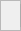
  <widget class="QFrame" name="frame_4">
   <property name="geometry">
    <rect>
     <x>100</x>
     <y>910</y>
     <width>21</width>
     <height>31</height>
    </rect>
   </property>
   <property name="frameShape">
    <enum>QFrame::StyledPanel</enum>
   </property>
   <property name="frameShadow">
    <enum>QFrame::Raised</enum>
   </property>
   <widget class="QPushButton" name="BTN_CLEAR_ALL">
    <property name="geometry">
     <rect>
      <x>10</x>
      <y>290</y>
      <width>91</width>
      <height>31</height>
     </rect>
    </property>
    <property name="font">
     <font>
      <pointsize>7</pointsize>
     </font>
    </property>
    <property name="text">
     <string>Clear All</string>
    </property>
   </widget>
   <widget class="QSpinBox" name="SPIN_INDEX">
    <property name="geometry">
     <rect>
      <x>20</x>
      <y>0</y>
      <width>71</width>
      <height>31</height>
     </rect>
    </property>
    <property name="font">
     <font>
      <pointsize>7</pointsize>
     </font>
    </property>
    <property name="styleSheet">
     <string notr="true"/>
    </property>
    <property name="maximum">
     <number>0</number>
    </property>
   </widget>
   <widget class="QGroupBox" name="GB_CONTROL2">
    <property name="geometry">
     <rect>
      <x>10</x>
      <y>30</y>
      <width>101</width>
      <height>221</height>
     </rect>
    </property>
    <property name="font">
     <font>
      <pointsize>7</pointsize>
     </font>
    </property>
    <property name="autoFillBackground">
     <bool>false</bool>
    </property>
    <property name="styleSheet">
     <string notr="true">QGroupBox {
    border: 2px solid gray;
    border-radius: 5px;
    margin-top: 7px;
}

QGroupBox::title {
    subcontrol-origin: margin;
    left: 8px;
    padding: 0 3px 0 3px;
}

</string>
    </property>
    <property name="title">
     <string>Left</string>
    </property>
    <widget class="QWidget" name="gridLayoutWidget_2">
     <property name="geometry">
      <rect>
       <x>6</x>
       <y>11</y>
       <width>86</width>
       <height>206</height>
      </rect>
     </property>
     <property name="font">
      <font>
       <pointsize>7</pointsize>
      </font>
     </property>
     <layout class="QGridLayout" name="gridLayout_7">
      <item row="4" column="0">
       <widget class="QLabel" name="LB_Y_AXIS_19">
        <property name="sizePolicy">
         <sizepolicy hsizetype="Fixed" vsizetype="Preferred">
          <horstretch>0</horstretch>
          <verstretch>0</verstretch>
         </sizepolicy>
        </property>
        <property name="minimumSize">
         <size>
          <width>40</width>
          <height>0</height>
         </size>
        </property>
        <property name="font">
         <font>
          <pointsize>7</pointsize>
         </font>
        </property>
        <property name="text">
         <string>Roll</string>
        </property>
       </widget>
      </item>
      <item row="2" column="0">
       <widget class="QLabel" name="LB_Y_AXIS_6">
        <property name="sizePolicy">
         <sizepolicy hsizetype="Fixed" vsizetype="Preferred">
          <horstretch>0</horstretch>
          <verstretch>0</verstretch>
         </sizepolicy>
        </property>
        <property name="minimumSize">
         <size>
          <width>40</width>
          <height>0</height>
         </size>
        </property>
        <property name="font">
         <font>
          <pointsize>7</pointsize>
         </font>
        </property>
        <property name="text">
         <string>Z axis</string>
        </property>
       </widget>
      </item>
      <item row="3" column="1">
       <widget class="QLineEdit" name="LE_LEFT_YAW">
        <property name="font">
         <font>
          <pointsize>7</pointsize>
         </font>
        </property>
        <property name="text">
         <string>0</string>
        </property>
       </widget>
      </item>
      <item row="0" column="1">
       <widget class="QLineEdit" name="LE_LEFT_X">
        <property name="font">
         <font>
          <pointsize>7</pointsize>
         </font>
        </property>
        <property name="text">
         <string>0</string>
        </property>
       </widget>
      </item>
      <item row="6" column="1">
       <widget class="QLineEdit" name="LE_LEFT_COM_Z">
        <property name="font">
         <font>
          <pointsize>7</pointsize>
         </font>
        </property>
        <property name="text">
         <string>0</string>
        </property>
       </widget>
      </item>
      <item row="0" column="0">
       <widget class="QLabel" name="LB_X_AXIS">
        <property name="sizePolicy">
         <sizepolicy hsizetype="Fixed" vsizetype="Preferred">
          <horstretch>0</horstretch>
          <verstretch>0</verstretch>
         </sizepolicy>
        </property>
        <property name="minimumSize">
         <size>
          <width>40</width>
          <height>0</height>
         </size>
        </property>
        <property name="font">
         <font>
          <pointsize>7</pointsize>
         </font>
        </property>
        <property name="text">
         <string>X axis</string>
        </property>
       </widget>
      </item>
      <item row="3" column="0">
       <widget class="QLabel" name="LB_Y_AXIS_3">
        <property name="sizePolicy">
         <sizepolicy hsizetype="Fixed" vsizetype="Preferred">
          <horstretch>0</horstretch>
          <verstretch>0</verstretch>
         </sizepolicy>
        </property>
        <property name="minimumSize">
         <size>
          <width>40</width>
          <height>0</height>
         </size>
        </property>
        <property name="font">
         <font>
          <pointsize>7</pointsize>
         </font>
        </property>
        <property name="text">
         <string>Yaw</string>
        </property>
       </widget>
      </item>
      <item row="1" column="1">
       <widget class="QLineEdit" name="LE_LEFT_Y">
        <property name="font">
         <font>
          <pointsize>7</pointsize>
         </font>
        </property>
        <property name="text">
         <string>0.1</string>
        </property>
       </widget>
      </item>
      <item row="2" column="1">
       <widget class="QLineEdit" name="LE_LEFT_Z">
        <property name="font">
         <font>
          <pointsize>7</pointsize>
         </font>
        </property>
        <property name="text">
         <string>0</string>
        </property>
       </widget>
      </item>
      <item row="5" column="0">
       <widget class="QLabel" name="LB_Y_AXIS_20">
        <property name="sizePolicy">
         <sizepolicy hsizetype="Fixed" vsizetype="Preferred">
          <horstretch>0</horstretch>
          <verstretch>0</verstretch>
         </sizepolicy>
        </property>
        <property name="minimumSize">
         <size>
          <width>40</width>
          <height>0</height>
         </size>
        </property>
        <property name="font">
         <font>
          <pointsize>7</pointsize>
         </font>
        </property>
        <property name="text">
         <string>Pitch</string>
        </property>
       </widget>
      </item>
      <item row="6" column="0">
       <widget class="QLabel" name="LB_Y_AXIS_8">
        <property name="sizePolicy">
         <sizepolicy hsizetype="Fixed" vsizetype="Preferred">
          <horstretch>0</horstretch>
          <verstretch>0</verstretch>
         </sizepolicy>
        </property>
        <property name="minimumSize">
         <size>
          <width>40</width>
          <height>0</height>
         </size>
        </property>
        <property name="font">
         <font>
          <pointsize>7</pointsize>
         </font>
        </property>
        <property name="text">
         <string>Com-z</string>
        </property>
       </widget>
      </item>
      <item row="1" column="0">
       <widget class="QLabel" name="LB_Y_AXIS">
        <property name="sizePolicy">
         <sizepolicy hsizetype="Fixed" vsizetype="Preferred">
          <horstretch>0</horstretch>
          <verstretch>0</verstretch>
         </sizepolicy>
        </property>
        <property name="minimumSize">
         <size>
          <width>40</width>
          <height>0</height>
         </size>
        </property>
        <property name="font">
         <font>
          <pointsize>7</pointsize>
         </font>
        </property>
        <property name="text">
         <string>Y axis</string>
        </property>
       </widget>
      </item>
      <item row="4" column="1">
       <widget class="QLineEdit" name="LE_LEFT_ROLL">
        <property name="font">
         <font>
          <pointsize>7</pointsize>
         </font>
        </property>
        <property name="text">
         <string>0</string>
        </property>
       </widget>
      </item>
      <item row="5" column="1">
       <widget class="QLineEdit" name="LE_LEFT_PITCH">
        <property name="font">
         <font>
          <pointsize>7</pointsize>
         </font>
        </property>
        <property name="text">
         <string>0</string>
        </property>
       </widget>
      </item>
     </layout>
    </widget>
   </widget>
   <widget class="QPushButton" name="BTN_ADD">
    <property name="geometry">
     <rect>
      <x>10</x>
      <y>260</y>
      <width>91</width>
      <height>31</height>
     </rect>
    </property>
    <property name="font">
     <font>
      <pointsize>7</pointsize>
     </font>
    </property>
    <property name="text">
     <string>Add</string>
    </property>
   </widget>
   <widget class="QPushButton" name="BTN_DELETE">
    <property name="geometry">
     <rect>
      <x>110</x>
      <y>290</y>
      <width>91</width>
      <height>31</height>
     </rect>
    </property>
    <property name="font">
     <font>
      <pointsize>7</pointsize>
     </font>
    </property>
    <property name="text">
     <string>Delete</string>
    </property>
   </widget>
   <widget class="QPushButton" name="BTN_APPLY">
    <property name="geometry">
     <rect>
      <x>110</x>
      <y>260</y>
      <width>91</width>
      <height>31</height>
     </rect>
    </property>
    <property name="font">
     <font>
      <pointsize>7</pointsize>
     </font>
    </property>
    <property name="text">
     <string>Apply</string>
    </property>
   </widget>
   <widget class="QGroupBox" name="GB_CONTROL2_2">
    <property name="geometry">
     <rect>
      <x>120</x>
      <y>30</y>
      <width>101</width>
      <height>221</height>
     </rect>
    </property>
    <property name="font">
     <font>
      <pointsize>7</pointsize>
     </font>
    </property>
    <property name="autoFillBackground">
     <bool>false</bool>
    </property>
    <property name="styleSheet">
     <string notr="true">QGroupBox {
    border: 2px solid gray;
    border-radius: 5px;
    margin-top: 7px;
}

QGroupBox::title {
    subcontrol-origin: margin;
    left: 8px;
    padding: 0 3px 0 3px;
}

</string>
    </property>
    <property name="title">
     <string>Right</string>
    </property>
    <widget class="QWidget" name="gridLayoutWidget_3">
     <property name="geometry">
      <rect>
       <x>6</x>
       <y>10</y>
       <width>86</width>
       <height>206</height>
      </rect>
     </property>
     <property name="font">
      <font>
       <pointsize>7</pointsize>
      </font>
     </property>
     <layout class="QGridLayout" name="gridLayout_8">
      <item row="0" column="1">
       <widget class="QLineEdit" name="LE_RIGHT_X">
        <property name="font">
         <font>
          <pointsize>7</pointsize>
         </font>
        </property>
        <property name="text">
         <string>0</string>
        </property>
       </widget>
      </item>
      <item row="1" column="1">
       <widget class="QLineEdit" name="LE_RIGHT_Y">
        <property name="font">
         <font>
          <pointsize>7</pointsize>
         </font>
        </property>
        <property name="text">
         <string>0.1</string>
        </property>
       </widget>
      </item>
      <item row="0" column="0">
       <widget class="QLabel" name="LB_X_AXIS_2">
        <property name="sizePolicy">
         <sizepolicy hsizetype="Fixed" vsizetype="Preferred">
          <horstretch>0</horstretch>
          <verstretch>0</verstretch>
         </sizepolicy>
        </property>
        <property name="minimumSize">
         <size>
          <width>40</width>
          <height>0</height>
         </size>
        </property>
        <property name="font">
         <font>
          <pointsize>7</pointsize>
         </font>
        </property>
        <property name="text">
         <string>X axis</string>
        </property>
       </widget>
      </item>
      <item row="1" column="0">
       <widget class="QLabel" name="LB_Y_AXIS_2">
        <property name="sizePolicy">
         <sizepolicy hsizetype="Fixed" vsizetype="Preferred">
          <horstretch>0</horstretch>
          <verstretch>0</verstretch>
         </sizepolicy>
        </property>
        <property name="minimumSize">
         <size>
          <width>40</width>
          <height>0</height>
         </size>
        </property>
        <property name="font">
         <font>
          <pointsize>7</pointsize>
         </font>
        </property>
        <property name="text">
         <string>Y axis</string>
        </property>
       </widget>
      </item>
      <item row="3" column="0">
       <widget class="QLabel" name="LB_Y_AXIS_4">
        <property name="sizePolicy">
         <sizepolicy hsizetype="Fixed" vsizetype="Preferred">
          <horstretch>0</horstretch>
          <verstretch>0</verstretch>
         </sizepolicy>
        </property>
        <property name="minimumSize">
         <size>
          <width>40</width>
          <height>0</height>
         </size>
        </property>
        <property name="font">
         <font>
          <pointsize>7</pointsize>
         </font>
        </property>
        <property name="text">
         <string>Yaw</string>
        </property>
       </widget>
      </item>
      <item row="3" column="1">
       <widget class="QLineEdit" name="LE_RIGHT_YAW">
        <property name="font">
         <font>
          <pointsize>7</pointsize>
         </font>
        </property>
        <property name="text">
         <string>0</string>
        </property>
       </widget>
      </item>
      <item row="2" column="0">
       <widget class="QLabel" name="LB_Y_AXIS_7">
        <property name="sizePolicy">
         <sizepolicy hsizetype="Fixed" vsizetype="Preferred">
          <horstretch>0</horstretch>
          <verstretch>0</verstretch>
         </sizepolicy>
        </property>
        <property name="minimumSize">
         <size>
          <width>40</width>
          <height>0</height>
         </size>
        </property>
        <property name="font">
         <font>
          <pointsize>7</pointsize>
         </font>
        </property>
        <property name="text">
         <string>Z axis</string>
        </property>
       </widget>
      </item>
      <item row="2" column="1">
       <widget class="QLineEdit" name="LE_RIGHT_Z">
        <property name="font">
         <font>
          <pointsize>7</pointsize>
         </font>
        </property>
        <property name="text">
         <string>0</string>
        </property>
       </widget>
      </item>
      <item row="5" column="0">
       <widget class="QLabel" name="LB_Y_AXIS_21">
        <property name="sizePolicy">
         <sizepolicy hsizetype="Fixed" vsizetype="Preferred">
          <horstretch>0</horstretch>
          <verstretch>0</verstretch>
         </sizepolicy>
        </property>
        <property name="minimumSize">
         <size>
          <width>40</width>
          <height>0</height>
         </size>
        </property>
        <property name="font">
         <font>
          <pointsize>7</pointsize>
         </font>
        </property>
        <property name="text">
         <string>Pitch</string>
        </property>
       </widget>
      </item>
      <item row="4" column="0">
       <widget class="QLabel" name="LB_Y_AXIS_22">
        <property name="sizePolicy">
         <sizepolicy hsizetype="Fixed" vsizetype="Preferred">
          <horstretch>0</horstretch>
          <verstretch>0</verstretch>
         </sizepolicy>
        </property>
        <property name="minimumSize">
         <size>
          <width>40</width>
          <height>0</height>
         </size>
        </property>
        <property name="font">
         <font>
          <pointsize>7</pointsize>
         </font>
        </property>
        <property name="text">
         <string>Roll</string>
        </property>
       </widget>
      </item>
      <item row="6" column="0">
       <widget class="QLabel" name="LB_Y_AXIS_9">
        <property name="sizePolicy">
         <sizepolicy hsizetype="Fixed" vsizetype="Preferred">
          <horstretch>0</horstretch>
          <verstretch>0</verstretch>
         </sizepolicy>
        </property>
        <property name="minimumSize">
         <size>
          <width>40</width>
          <height>0</height>
         </size>
        </property>
        <property name="font">
         <font>
          <pointsize>7</pointsize>
         </font>
        </property>
        <property name="text">
         <string>Com-z</string>
        </property>
       </widget>
      </item>
      <item row="6" column="1">
       <widget class="QLineEdit" name="LE_RIGHT_COM_Z">
        <property name="font">
         <font>
          <pointsize>7</pointsize>
         </font>
        </property>
        <property name="text">
         <string>0</string>
        </property>
       </widget>
      </item>
      <item row="4" column="1">
       <widget class="QLineEdit" name="LE_RIGHT_ROLL">
        <property name="font">
         <font>
          <pointsize>7</pointsize>
         </font>
        </property>
        <property name="text">
         <string>0</string>
        </property>
       </widget>
      </item>
      <item row="5" column="1">
       <widget class="QLineEdit" name="LE_RIGHT_PITCH">
        <property name="font">
         <font>
          <pointsize>7</pointsize>
         </font>
        </property>
        <property name="text">
         <string>0</string>
        </property>
       </widget>
      </item>
     </layout>
    </widget>
   </widget>
   <widget class="QLabel" name="LB_X_AXIS_4">
    <property name="geometry">
     <rect>
      <x>100</x>
      <y>0</y>
      <width>40</width>
      <height>22</height>
     </rect>
    </property>
    <property name="sizePolicy">
     <sizepolicy hsizetype="Fixed" vsizetype="Preferred">
      <horstretch>0</horstretch>
      <verstretch>0</verstretch>
     </sizepolicy>
    </property>
    <property name="minimumSize">
     <size>
      <width>40</width>
      <height>0</height>
     </size>
    </property>
    <property name="font">
     <font>
      <pointsize>7</pointsize>
     </font>
    </property>
    <property name="text">
     <string>Hold T</string>
    </property>
   </widget>
   <widget class="QLineEdit" name="LE_HOLD_TIME">
    <property name="geometry">
     <rect>
      <x>140</x>
      <y>0</y>
      <width>53</width>
      <height>22</height>
     </rect>
    </property>
    <property name="font">
     <font>
      <pointsize>7</pointsize>
     </font>
    </property>
   </widget>
  </widget>
